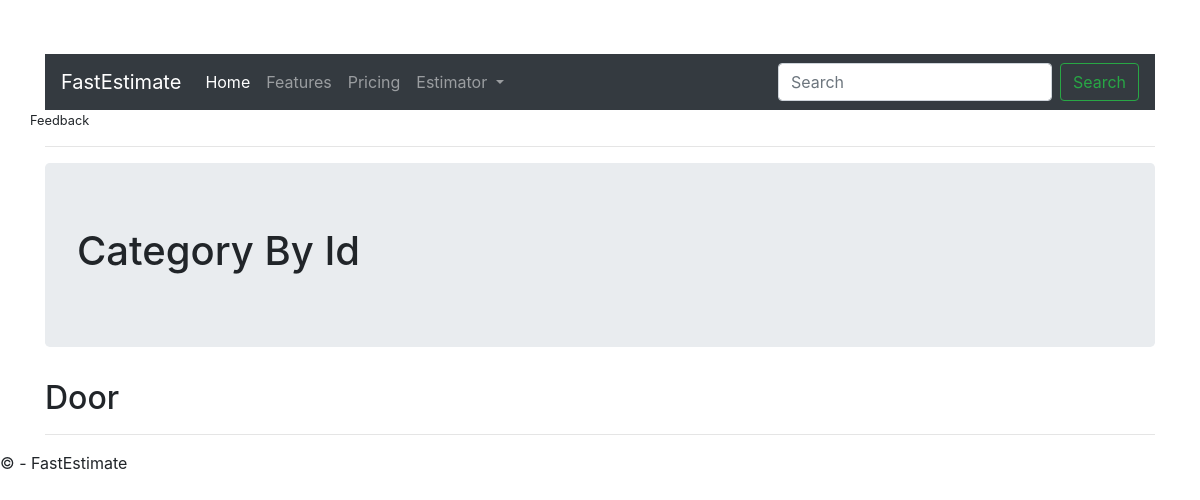
Page /category/2 on the earlier database version.
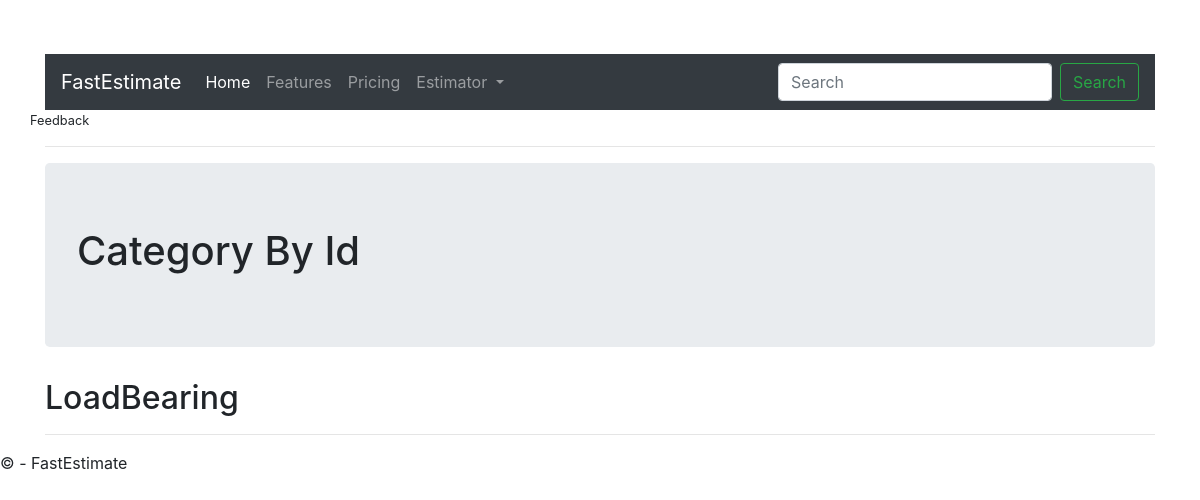
Same page on the later database version.
### main/index/models.py (models this page shows, shortened)
class Category(db.Model):
    id = db.Column(db.Integer, primary_key=True)
    name = db.Column(db.String(100))

### main/index/views.py (the view)
@index.route('/category/<id>')
def category(id):
    category = Category.query.get_or_404(id)
    return render_template('category.html', title='Category By Id', category=category)

### main/templates/category.html
{% extends 'dashboard_layout.html' %}
{% block content %}
<div class="jumbotron">
    <h1>{{ title }}</h1>
</div>
<div class="top-pad">
<h2>{{ category.name }}</h2>
</div>
{% endblock %}

### main/templates/dashboard_layout.html (shortened to what this page needs)
<!DOCTYPE html>
<html>
<head>
    <link rel="stylesheet" type="text/css" href="/static/scripts/css/bootstrap.min.css" />
    <link rel="stylesheet" type="text/css" href="/static/scripts/css/site.css" />
</head>
<body>
    <div class="container mt-1">
    <nav class="navbar navbar-expand-lg navbar-dark bg-dark mt-1">
  <a class="navbar-brand" href="#">FastEstimate</a>
  <div class="collapse navbar-collapse" id="navbarNavDropdown">
    <ul class="navbar-nav">
      <li class="nav-item active">
        <a class="nav-link" href="{{ url_for('index.home') }}">Home <span class="sr-only">(current)</span></a>
      </li>
      <li class="nav-item">
        <a class="nav-link" href="#">Features</a>
      </li>
      <li class="nav-item">
        <a class="nav-link" href="#">Pricing</a>
      </li>
      <li class="nav-item dropdown">
        <a class="nav-link dropdown-toggle" href="#" id="navbarDropdownMenuLink" role="button" data-toggle="dropdown" aria-haspopup="true" aria-expanded="false">
          Estimator
        </a>
      </li>
    </ul>
  </div>
  <form class="form-inline">
        <input class="form-control mr-sm-2" type="search" placeholder="Search" aria-label="Search">
        <button class="btn btn-outline-success my-2 my-sm-0" type="submit">Search</button>
    </form>
</nav>
     </div>
        <main role="main" class="container body-content">
        <div class="row">
            <div class="col-md-6">
        </div>
        <div class="col-md-6"></div>
        <small>Feedback</small>
        </div>
    <hr />
    {% block content %}{% endblock %}
    <hr />
    </main>
        <footer>
            <p>&copy; {{ year }} - FastEstimate </p>
        </footer>
</body>
</html>

### main/static/scripts/css/site.css (style rules this page uses)
body { padding-top: 50px; padding-bottom: 20px; }
.body-content { padding-left: 15px; padding-right: 15px; }
input, select, textarea { max-width: 280px; }

Differences in the rows shown:
changed Category: name "Door" → "LoadBearing"
